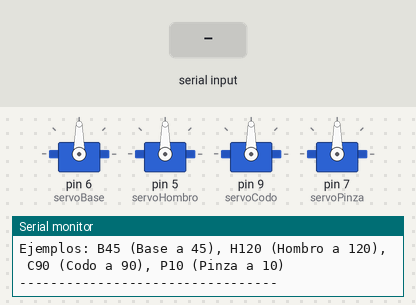
A sketch run on a simulated Arduino Uno, built with avr-gcc and run on an emulated ATmega328P. On the bench: 4 × servo, the last lines printed to the serial monitor. Inputs (shaded band) come from the test bench.

Above: at 1.2 s.
1.3 s: "B,45\n" received over Serial
At 2.4 s:
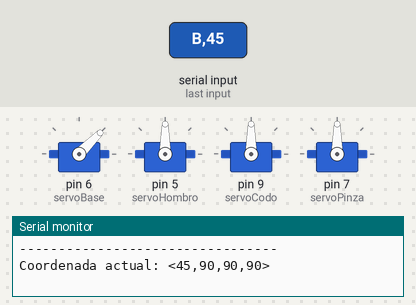
2.8 s: "H,45\n" received over Serial
At 3.6 s:
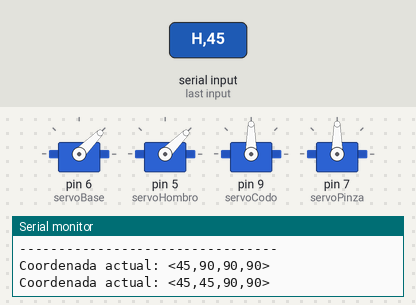
4.3 s: "B90\n" received over Serial
At 4.7 s:
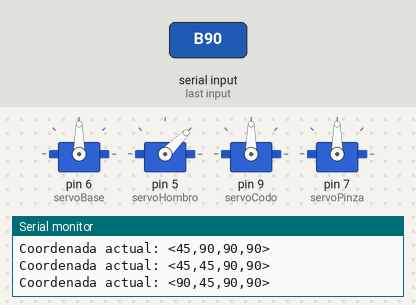
5.8 s: "C,45\n" received over Serial
At 7.0 s:
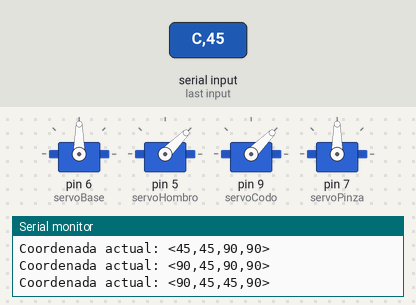
7.3 s: "H90\n" received over Serial
At 8.2 s:
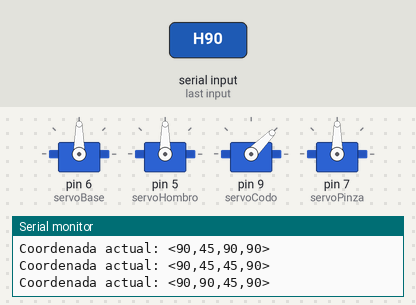
8.8 s: "P,45\n" received over Serial
At 9.3 s:
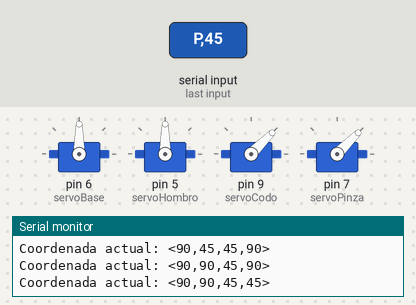
Timing chart, 0 to 11.3 s (numbered marks = the images above; inputs shaded):
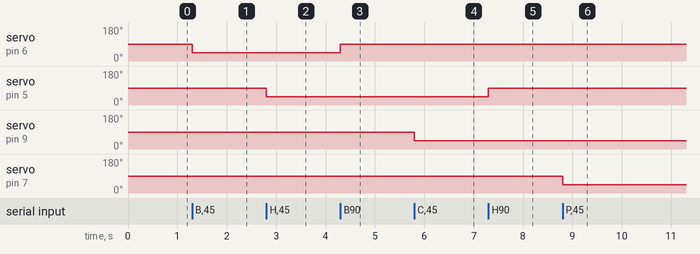

Measured:
- after the input at 1.3 s, servo on pin 6 (servoBase): 90° → 45° at once
- after the input at 2.8 s, servo on pin 5 (servoHombro): 90° → 45° at once
- after the input at 4.3 s, servo on pin 6 (servoBase): 45° → 90° at once
- after the input at 5.8 s, servo on pin 9 (servoCodo): 90° → 45° at once
- after the input at 7.3 s, servo on pin 5 (servoHombro): 45° → 90° at once
- after the input at 8.8 s, servo on pin 7 (servoPinza): 90° → 45° at once

The sketch:

brazo_Robotico_Test.ino
```cpp
#include <Servo.h>

Servo servoBase;   // Pin 9
Servo servoHombro; // Pin 7
Servo servoCodo;   // Pin 6
Servo servoPinza;  // Pin 5

// Posiciones iniciales de seguridad (90 grados suele ser el centro)
int posB = 90; // base home
int posH = 90; // hombro home
int posC = 90; // codo home
int posP = 90; // piensa home

// AJUSTAR POSICIÓN DEL BRAZO EN EL PONTO DE HOME Y 90° DEL LOS SERVOS

void setup() {
  // Asegúrate de que el Monitor Serie esté en 115200 baudios
  Serial.begin(115200);

  servoBase.attach(6);
  servoHombro.attach(5);
  servoCodo.attach(9);
  servoPinza.attach(7);

  // Ir a la posición de inicio
  servoBase.write(posB);
  servoHombro.write(posH);
  servoCodo.write(posC);
  servoPinza.write(posP);

  Serial.println("--- MODO CALIBRACION INICIADO ---");
  Serial.println("Instrucciones: Escribe la inicial del servo seguido del angulo (0 a 180).");
  Serial.println("Ejemplos: B45 (Base a 45), H120 (Hombro a 120), C90 (Codo a 90), P10 (Pinza a 10)");
  Serial.println("---------------------------------");
}

void loop() {
  // Verificamos si hay datos entrantes en el puerto Serial
  if (Serial.available() > 0) {

    // Leemos la primera letra para saber qué servo mover
    char servoTarget = Serial.read();

    // Leemos el número que le sigue
    int angulo = Serial.parseInt();

    // Solo ejecutamos si el ángulo es válido para un servo (0 a 180)
    if (angulo >= 0 && angulo <= 180) {

      // Convertimos la letra a mayúscula internamente por si la escribes en minúscula
      servoTarget = toupper(servoTarget);

      // Asignamos el ángulo al servo correspondiente
      switch (servoTarget) {
        case 'B':
          posB = angulo;
          servoBase.write(posB);
          break;
        case 'H':
          posH = angulo;
          servoHombro.write(posH);
          break;
        case 'C':
          posC = angulo;
          servoCodo.write(posC);
          break;
        case 'P':
          posP = angulo;
          servoPinza.write(posP);
          break;
        default:
          // Si escribes otra letra, limpia el buffer y no hace nada
          while(Serial.available() > 0) Serial.read();
          return;
      }

      // Imprimimos el estado actual con el formato exacto que usaremos después
      Serial.print("Coordenada actual: <");
      Serial.print(posB); Serial.print(",");
      Serial.print(posH); Serial.print(",");
      Serial.print(posC); Serial.print(",");
      Serial.print(posP); Serial.println(">");
    }
  }
}
```
